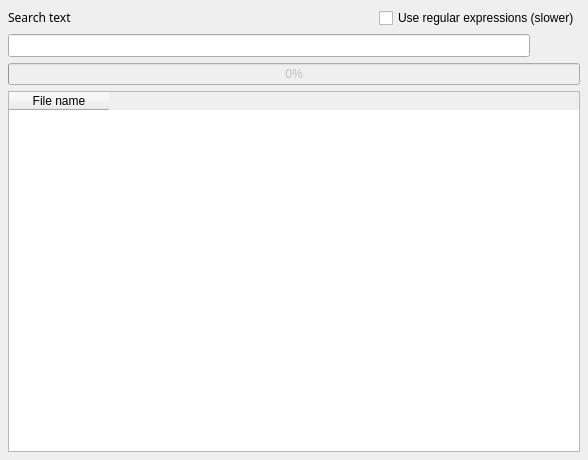
<ui version="4.0" >
 <author></author>
 <comment></comment>
 <exportmacro></exportmacro>
 <class>findWidget</class>
 <widget class="QDialog" name="findWidget" >
  <property name="geometry" >
   <rect>
    <x>0</x>
    <y>0</y>
    <width>588</width>
    <height>460</height>
   </rect>
  </property>
  <property name="minimumSize" >
   <size>
    <width>16</width>
    <height>16</height>
   </size>
  </property>
  <property name="windowTitle" >
   <string>Find</string>
  </property>
  <property name="windowIcon" >
   <iconset resource="mainres.qrc" >:/icons/find.png</iconset>
  </property>
  <layout class="QVBoxLayout" >
   <property name="margin" >
    <number>8</number>
   </property>
   <property name="spacing" >
    <number>6</number>
   </property>
   <item>
    <layout class="QHBoxLayout" >
     <property name="margin" >
      <number>0</number>
     </property>
     <property name="spacing" >
      <number>6</number>
     </property>
     <item>
      <widget class="QLabel" name="lblRegexp" >
       <property name="text" >
        <string>&lt;html>&lt;head>&lt;meta name=&quot;qrichtext&quot; content=&quot;1&quot; />&lt;/head>&lt;body style=&quot; white-space: pre-wrap; font-family:Sans Serif; font-weight:400; font-style:normal; text-decoration:none;&quot;>&lt;p style=&quot; margin-top:0px; margin-bottom:0px; margin-left:0px; margin-right:0px; -qt-block-indent:0; text-indent:0px;&quot;>Search text&lt;/p>&lt;/body>&lt;/html></string>
       </property>
       <property name="buddy" >
        <cstring>txtRegexp</cstring>
       </property>
      </widget>
     </item>
     <item>
      <spacer>
       <property name="orientation" >
        <enum>Qt::Horizontal</enum>
       </property>
       <property name="sizeHint" >
        <size>
         <width>40</width>
         <height>20</height>
        </size>
       </property>
      </spacer>
     </item>
     <item>
      <widget class="QCheckBox" name="chkRegexp" >
       <property name="text" >
        <string>Use regular expressions (slower)</string>
       </property>
      </widget>
     </item>
    </layout>
   </item>
   <item>
    <layout class="QHBoxLayout" >
     <property name="margin" >
      <number>0</number>
     </property>
     <property name="spacing" >
      <number>1</number>
     </property>
     <item>
      <widget class="QLineEdit" name="txtRegexp" >
       <property name="sizePolicy" >
        <sizepolicy>
         <hsizetype>7</hsizetype>
         <vsizetype>5</vsizetype>
         <horstretch>0</horstretch>
         <verstretch>0</verstretch>
        </sizepolicy>
       </property>
      </widget>
     </item>
     <item>
      <widget class="QToolButton" name="btnSearch" >
       <property name="text" >
        <string/>
       </property>
       <property name="icon" >
        <iconset resource="mainres.qrc" >:/icons/key_enter.png</iconset>
       </property>
       <property name="autoRaise" >
        <bool>true</bool>
       </property>
      </widget>
     </item>
     <item>
      <widget class="QToolButton" name="btnStop" >
       <property name="enabled" >
        <bool>false</bool>
       </property>
       <property name="text" >
        <string/>
       </property>
       <property name="icon" >
        <iconset resource="mainres.qrc" >:/icons/stop.png</iconset>
       </property>
       <property name="autoRaise" >
        <bool>true</bool>
       </property>
      </widget>
     </item>
    </layout>
   </item>
   <item>
    <widget class="QProgressBar" name="progress" >
     <property name="enabled" >
      <bool>false</bool>
     </property>
     <property name="value" >
      <number>0</number>
     </property>
    </widget>
   </item>
   <item>
    <widget class="QTableWidget" name="listResults" >
     <property name="editTriggers" >
      <set>QAbstractItemView::AnyKeyPressed|QAbstractItemView::EditKeyPressed|QAbstractItemView::NoEditTriggers</set>
     </property>
     <property name="alternatingRowColors" >
      <bool>true</bool>
     </property>
     <property name="selectionBehavior" >
      <enum>QAbstractItemView::SelectRows</enum>
     </property>
     <property name="showGrid" >
      <bool>false</bool>
     </property>
     <property name="rowCount" >
      <number>0</number>
     </property>
     <property name="columnCount" >
      <number>1</number>
     </property>
     <property name="sortingEnabled" >
      <bool>true</bool>
     </property>
      <column>
       <property name="text" >
        <string>File name</string>
       </property>
      </column>
    </widget>
   </item>
  </layout>
 </widget>
 <pixmapfunction></pixmapfunction>
 <tabstops>
  <tabstop>txtRegexp</tabstop>
  <tabstop>chkRegexp</tabstop>
  <tabstop>btnSearch</tabstop>
  <tabstop>btnStop</tabstop>
  <tabstop>listResults</tabstop>
 </tabstops>
 <resources>
  <include location="mainres.qrc" />
 </resources>
 <connections>
  <connection>
   <sender>txtRegexp</sender>
   <signal>returnPressed()</signal>
   <receiver>btnSearch</receiver>
   <slot>click()</slot>
   <hints>
    <hint type="sourcelabel" >
     <x>379</x>
     <y>50</y>
    </hint>
    <hint type="destinationlabel" >
     <x>551</x>
     <y>62</y>
    </hint>
   </hints>
  </connection>
 </connections>
</ui>
